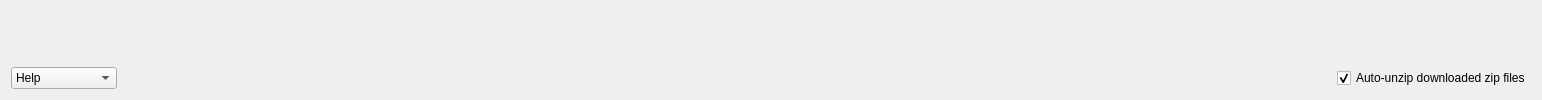
      <widget class="QWidget" name="helpTab">
       <attribute name="title">
        <string>Help</string>
       </attribute>
       <layout class="QGridLayout" name="gridLayout_27">
        <item row="0" column="0" colspan="3">
         <widget class="QWebEngineView2" name="helpView" native="true"/>
        </item>
        <item row="1" column="0">
         <widget class="QComboBox" name="helpComboBox">
          <item>
           <property name="text">
            <string>Help</string>
           </property>
          </item>
          <item>
           <property name="text">
            <string>BML</string>
           </property>
          </item>
          <item>
           <property name="text">
            <string>HMDB</string>
           </property>
          </item>
          <item>
           <property name="text">
            <string>SMPDB</string>
           </property>
          </item>
          <item>
           <property name="text">
            <string>BMRB</string>
           </property>
          </item>
          <item>
           <property name="text">
            <string>KEGG</string>
           </property>
          </item>
          <item>
           <property name="text">
            <string>NMRShiftDB2</string>
           </property>
          </item>
          <item>
           <property name="text">
            <string>SDBS</string>
           </property>
          </item>
          <item>
           <property name="text">
            <string>SpinCouple</string>
           </property>
          </item>
         </widget>
        </item>
        <item row="1" column="1">
         <spacer name="horizontalSpacer_24">
          <property name="orientation">
           <enum>Qt::Horizontal</enum>
          </property>
          <property name="sizeHint" stdset="0">
           <size>
            <width>1208</width>
            <height>20</height>
           </size>
          </property>
         </spacer>
        </item>
        <item row="1" column="2">
         <widget class="QCheckBox" name="autoUnzip">
          <property name="text">
           <string>Auto-unzip downloaded zip files</string>
          </property>
          <property name="checked">
           <bool>true</bool>
          </property>
         </widget>
        </item>
       </layout>
      </widget>
